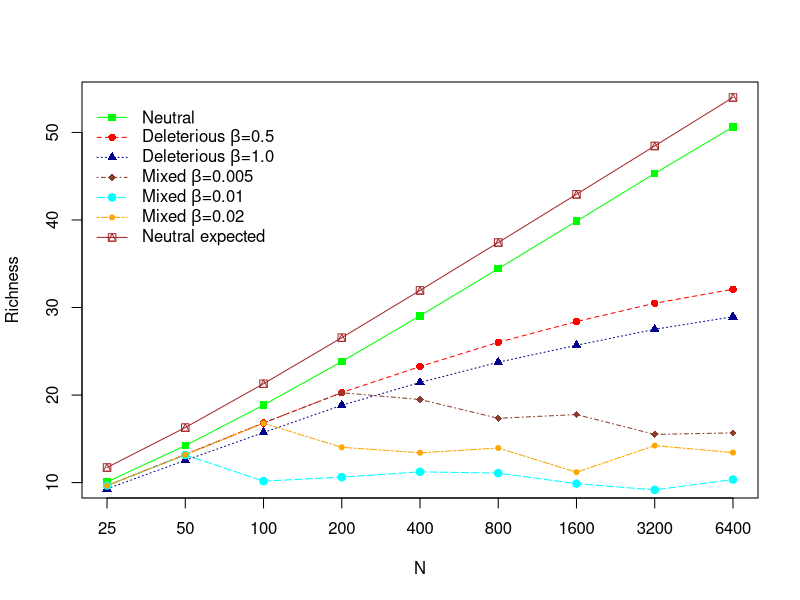

Write R code to recreate this figure. (Note: this script raises an error after producing the figure.)
# R code which produces the richness plot or plots for the infinite alleles model for the Nearly Neutral paper
# This code can be pasted into R or read into R using the R source command.
#if( flag2_27 ){ setwd("../02_27_17") }
#setwd("../Box Sync/nearly-neutral/paper3_18/results/Richness_figure3")   # May not work, but shows the folder containing the data

del05 = read.csv("nn_del_Nmulist_fm45_N25_6400_theta0.5.csv",comment.char="#")
del10 = read.csv("nn_del_Nmulist_fm45_N25_6400_theta1.csv",comment.char="#")
mix05 = read.csv("nn_mixed_Nmulist_fm45_prob0.01_N25_6400_theta0.5_0.005.csv",comment.char="#")
mix1 = read.csv("nn_mixed_Nmulist_fm45_prob0.01_N25_6400_theta0.5_0.01.csv",comment.char="#")
mix2 = read.csv("nn_mixed_Nmulist_fm45_prob0.01_N25_6400_theta0.5_0.02.csv",comment.char="#")
neut = read.csv("nn_neut_Nmulist_fm45_N25_6400.csv",comment.char="#")

# these must come before subset statements
#nmu=0.5
#nmu=1.0
#nmu=2.0
nmu=4.0
neutstats=subset(neut,N_mu==nmu,select=c(N,N_mu,expected_w_heteroz,w_heteroz,expected_richness,average_richness,IQV))
del05stats=subset(del05,N_mu==nmu,select=c(N,N_mu,expected_w_heteroz,w_heteroz,expected_richness,average_richness,IQV))
del10stats=subset(del10,N_mu==nmu,select=c(N,N_mu,expected_w_heteroz,w_heteroz,expected_richness,average_richness,IQV))
mix05stats=subset(mix05,N_mu==nmu,select=c(N,N_mu,expected_w_heteroz,w_heteroz,expected_richness,average_richness,IQV))
mix1stats=subset(mix2,N_mu==nmu,select=c(N,N_mu,expected_w_heteroz,w_heteroz,expected_richness,average_richness,IQV))
mix2stats=subset(mix1,N_mu==nmu,select=c(N,N_mu,expected_w_heteroz,w_heteroz,expected_richness,average_richness,IQV))
# Add column "type" to dataframes
neutstats$type = 1
del05stats$type=2
del10stats$type=3
mix05stats$type=4
mix1stats$type=5
mix2stats$type=6
# concatenate dataframes
all_stats = rbind(neutstats, del05stats, del10stats,mix05stats,mix1stats,mix2stats)

# all nmu for richness
exp = all_stats$expected_richness; avg = all_stats$average_richness
ylabel = "Richness"
if( nmu == 0.5 ){ ymax = 10.; ymin = 2.40; legend_max =ymax; legend_right = 22}
if( nmu == 1.0 ){ ymax = 17.; ymin = 3.30; legend_max =ymax; legend_right = 22 }
if( nmu == 2.0 ){ ymax = 32.; ymin = 5.00; legend_max =32.; legend_right = 22 }
if( nmu == 4.0 ){ ymax = 54.; ymin = 10.0; legend_max =54.; legend_right = 22 }

colors= c("green","red","darkblue","coral4","cyan","orange","brown")
pchars = c(15,16,17,18,19,20,14)
linetypes = c(1,2,3,4,5,6,7)
labels=c(
  expression(paste("Neutral ")),
  expression(paste("Deleterious ",beta,"=0.5")),
  expression(paste("Deleterious ",beta,"=1.0")),
  expression(paste("Mixed ",beta,"=0.005")),
  expression(paste("Mixed ",beta,"=0.01")),
  expression(paste("Mixed ",beta,"=0.02")),
  expression(paste("Neutral expected "))   # comment out for IQV but not heterozygosity or richness
)
dev.off()
i=1
plot(all_stats$N[all_stats$type==i],avg[all_stats$type==i],log="x",xaxt="n",pch=pchars[1],col=colors[1],xlab="N",ylab=ylabel,ylim=c(ymin,ymax),xlim=c(25.0,6400.0))
axis(1,at=c(25,50,100,200,400,800,1600,3200,6400))
lines(all_stats$N[all_stats$type==i],avg[all_stats$type==i],col=colors[1],lty=linetypes[1])
for( i in 2:6 ){
  points(all_stats$N[all_stats$type==i],avg[all_stats$type==i],pch=pchars[i],col=colors[i])
  lines(all_stats$N[all_stats$type==i],avg[all_stats$type==i],col=colors[i],lty=i)
}
i=7  # Neutral expected.  Comment out for IQV since no IQV expected
points(all_stats$N[all_stats$type==1],exp[all_stats$type==1],pch=pchars[i],col=colors[i]) # comment out for IQV
lines(all_stats$N[all_stats$type==1],exp[all_stats$type==1],col=colors[i],lty=i)  # comment out for IQV
#title(paste0(ylabel," with θ = ",(2.0*nmu)))
legend(legend_right,legend_max,labels,col=colors,pch=pchars,lty=linetypes,bty="n")
dev.copy(pdf,paste0(ylabel,"_theta_",(2.0*nmu),".pdf"))    # copies what is on the screen to a file.
dev.off()
dev.copy(png,paste0(ylabel,"_theta_",(2.0*nmu),".png"))    # copies what is on the screen to a file.
dev.off()
dev.copy(tiff,paste0(ylabel,"_theta_",(2.0*nmu),".tiff"))    # copies what is on the screen to a file.
dev.off()
